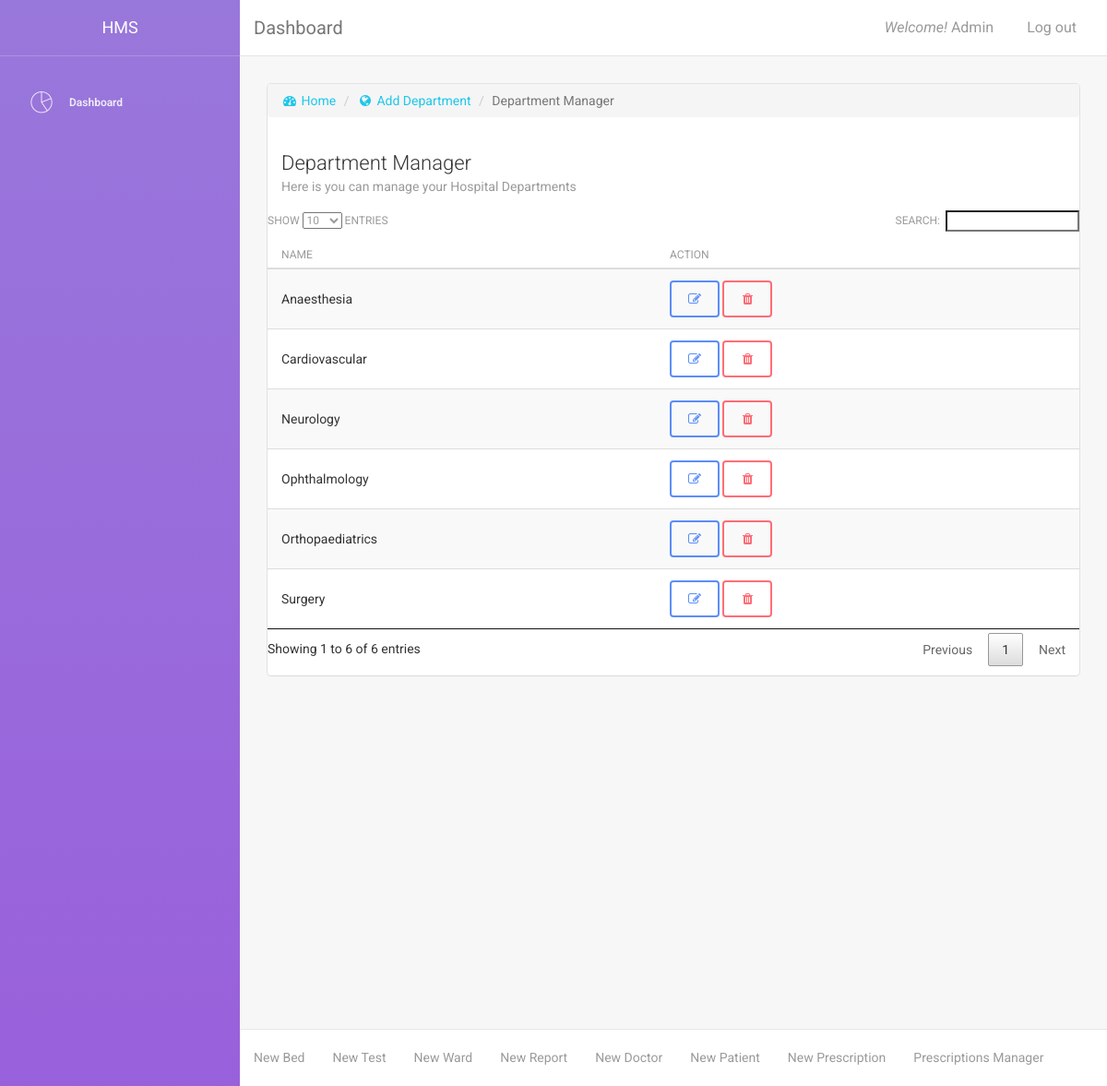
/manage_department.php (signed in), run on the app's committed database.
### tables this page shows
CREATE TABLE `tbl_department` (
  `department_id` int(2) NOT NULL,
  `department_name` varchar(50) NOT NULL
);

### content/department_manager.php (the view, shortened to what this page needs)
<div class="content">
    <div class="container-fluid">
        <div class="row">
            <div class="col-md-12">
                <div class="card">
                    <ol class="breadcrumb">
                        <li><a href="index.php"><i class="fa fa-dashboard"></i> Home</a></li>
                        <li><a href="add_department.php"><i class="fa fa-globe"></i> Add Department</a></li>
                        <li class="active">Department Manager</li>
                    </ol>
                    <div class="header">
                        <h4 class="title">Department Manager</h4>
                        <p class="category">Here is you can manage your Hospital Departments</p>
                    </div>
                    <div class="content table-responsive table-full-width">
                        <table class="table table-hover table-striped" id="myTable">
                            <thead>
                                <th>Name</th>
                                <th>Action</th>
                            </thead>
                            <tbody>
                                <?php
                                while ($row = mysqli_fetch_assoc($result)) {
                                    ?>
                                    <tr>
                                        <td><?php echo $row['department_name'] ?></td>
                                        <td>
                                            <a href="edit_department.php?id=<?php echo $row['department_id'] ?>" class="btn btn-primary" data-toggle="tooltip" title="Edit Department"><i class="fa fa-pencil-square-o"></i></a>
                                            <a href="function/delete_department.php?id=<?php echo $row['department_id'] ?>" class="btn btn-danger" data-toggle="tooltip" title="Delete Department" onclick="return check_delete();"><i class="fa fa-trash"></i></a>
                                        </td>
                                    </tr>
                                <?php } ?>
                            </tbody>
                        </table>
                    </div>
                </div>
            </div>
        </div>
    </div>
</div>

### data on the page
tbl_department: department_name "Ophthalmology"
tbl_department: department_name "Surgery"
tbl_department: department_name "Orthopaediatrics"
tbl_department: department_name "Anaesthesia"
tbl_department: department_name "Cardiovascular"
tbl_department: department_name "Neurology"

### other printed values
$_SESSION["admin_name"] "Admin"
